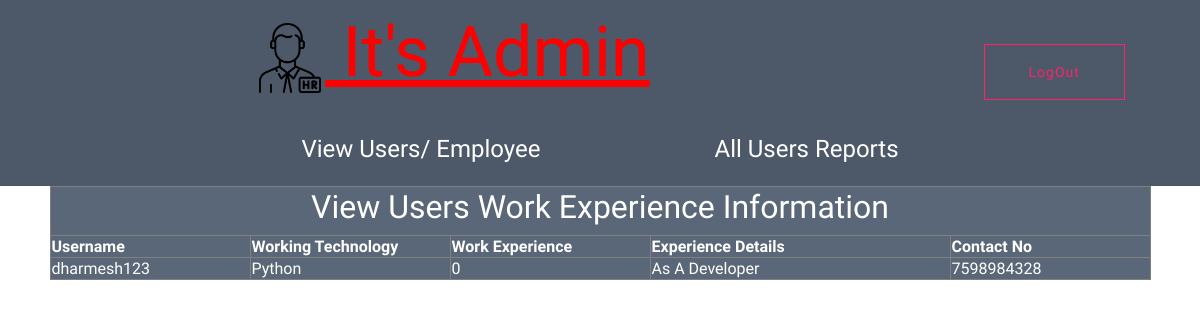
Page /corporateAdmin/viewWorkExpAdmin/ on the committed database.
### corporateUserApp/models.py (models this page shows)
class UserWorkExperienceModel(models.Model):
    Username = models.CharField(max_length=30)
    Technology=models.CharField(max_length=30)
    work_exp=models.IntegerField()
    Description = models.TextField(max_length=100)
    Contact_no = models.IntegerField()

### corporateAdminApp/views.py (the view)
# urls.py: path('viewWorkExpAdmin/', views.viewtWorkExpAdmin, name="viewWorkExpAdmin"),
def viewtWorkExpAdmin(request):
    thought = UserWorkExperienceModel.objects.all()
    return render(request, "Admin/ViewDetails/ViewWorkExp.html", {"reg": thought})

### templates/Admin/ViewDetails/ViewWorkExp.html
{% load static %}
<html>
    <body>
        {% include 'adminhomepage.html' %}
    <table style="background-color:#5a6778;color: white " border="1" align="center">
  <thead>
  <tr><th colspan="5" style="text-align: center"><h2 style="color: white">View Users Work Experience Information</h2></th></tr>
    <tr>
      <th scope="col" width="200px">Username</th>
      <th scope="col" width="200px">Working Technology</th>
      <th scope="col" width="200px">Work Experience</th>
      <th scope="col" width="300px">Experience Details</th>
        <th scope="col" width="200px">Contact No</th>
    </tr>
  </thead>
  <tbody>
  {% if reg %}
  {% for x in reg %}
      <tr>
      <td>{{ x.Username }}</td>
      <td>{{ x.Technology }}</td>
      <td>{{ x.work_exp }}</td>
      <td>{{ x.Description }}</td>
      <td>{{ x.Contact_no }}</td>
    </tr>
  {% endfor %}
      {% else %}
      <th style="text-align: center" colspan="5">NO Record Available</th>
  {% endif %}
  </tbody>
</table>
    </body>
</html>

### rows in the picture
UserWorkExperienceModel: Username "dharmesh123", Technology "Python", work_exp "0", Description "As A Developer", Contact_no "7598984328"
